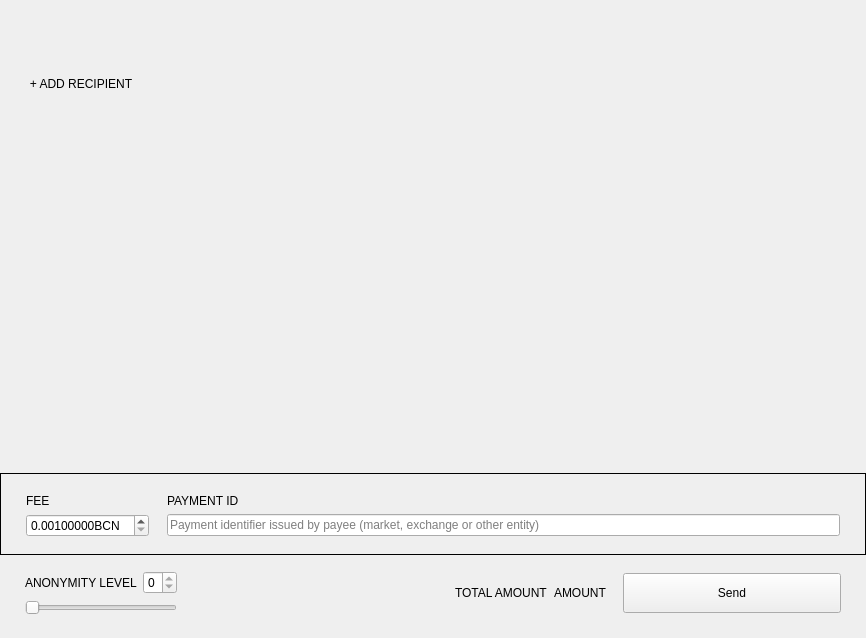
<?xml version="1.0" encoding="UTF-8"?>
<ui version="4.0">
 <class>SendFrame</class>
 <widget class="QFrame" name="SendFrame">
  <property name="geometry">
   <rect>
    <x>0</x>
    <y>0</y>
    <width>866</width>
    <height>638</height>
   </rect>
  </property>
  <property name="windowTitle">
   <string>Frame</string>
  </property>
  <property name="frameShape">
   <enum>QFrame::NoFrame</enum>
  </property>
  <property name="frameShadow">
   <enum>QFrame::Raised</enum>
  </property>
  <layout class="QVBoxLayout" name="verticalLayout">
   <property name="spacing">
    <number>5</number>
   </property>
   <property name="sizeConstraint">
    <enum>QLayout::SetDefaultConstraint</enum>
   </property>
   <property name="leftMargin">
    <number>0</number>
   </property>
   <property name="topMargin">
    <number>0</number>
   </property>
   <property name="rightMargin">
    <number>0</number>
   </property>
   <property name="bottomMargin">
    <number>0</number>
   </property>
   <item>
    <widget class="WalletGui::ResizableScrollArea" name="m_sendScrollarea">
     <property name="enabled">
      <bool>true</bool>
     </property>
     <property name="sizePolicy">
      <sizepolicy hsizetype="MinimumExpanding" vsizetype="Preferred">
       <horstretch>0</horstretch>
       <verstretch>0</verstretch>
      </sizepolicy>
     </property>
     <property name="autoFillBackground">
      <bool>false</bool>
     </property>
     <property name="styleSheet">
      <string notr="true"/>
     </property>
     <property name="frameShape">
      <enum>QFrame::NoFrame</enum>
     </property>
     <property name="sizeAdjustPolicy">
      <enum>QAbstractScrollArea::AdjustToContents</enum>
     </property>
     <property name="widgetResizable">
      <bool>true</bool>
     </property>
     <widget class="QWidget" name="scrollAreaWidgetContents">
      <property name="geometry">
       <rect>
        <x>0</x>
        <y>0</y>
        <width>866</width>
        <height>69</height>
       </rect>
      </property>
      <property name="sizePolicy">
       <sizepolicy hsizetype="Preferred" vsizetype="Preferred">
        <horstretch>0</horstretch>
        <verstretch>0</verstretch>
       </sizepolicy>
      </property>
      <property name="styleSheet">
       <string notr="true"/>
      </property>
      <layout class="QVBoxLayout" name="m_transfersLayout">
       <property name="spacing">
        <number>0</number>
       </property>
       <property name="sizeConstraint">
        <enum>QLayout::SetNoConstraint</enum>
       </property>
       <property name="leftMargin">
        <number>0</number>
       </property>
       <property name="topMargin">
        <number>0</number>
       </property>
       <property name="rightMargin">
        <number>0</number>
       </property>
       <property name="bottomMargin">
        <number>0</number>
       </property>
      </layout>
     </widget>
    </widget>
   </item>
   <item>
    <layout class="QHBoxLayout" name="horizontalLayout_2">
     <property name="spacing">
      <number>0</number>
     </property>
     <item>
      <spacer name="horizontalSpacer_3">
       <property name="orientation">
        <enum>Qt::Horizontal</enum>
       </property>
       <property name="sizeType">
        <enum>QSizePolicy::Fixed</enum>
       </property>
       <property name="sizeHint" stdset="0">
        <size>
         <width>25</width>
         <height>20</height>
        </size>
       </property>
      </spacer>
     </item>
     <item>
      <widget class="WalletGui::WalletNormalLinkLikeButton" name="m_addRecipientButton">
       <property name="cursor">
        <cursorShape>PointingHandCursor</cursorShape>
       </property>
       <property name="focusPolicy">
        <enum>Qt::NoFocus</enum>
       </property>
       <property name="text">
        <string>+ ADD RECIPIENT</string>
       </property>
       <property name="flat">
        <bool>true</bool>
       </property>
      </widget>
     </item>
     <item>
      <spacer name="horizontalSpacer_2">
       <property name="orientation">
        <enum>Qt::Horizontal</enum>
       </property>
       <property name="sizeHint" stdset="0">
        <size>
         <width>478</width>
         <height>17</height>
        </size>
       </property>
      </spacer>
     </item>
    </layout>
   </item>
   <item>
    <spacer name="verticalSpacer_2">
     <property name="orientation">
      <enum>Qt::Vertical</enum>
     </property>
     <property name="sizeType">
      <enum>QSizePolicy::MinimumExpanding</enum>
     </property>
     <property name="sizeHint" stdset="0">
      <size>
       <width>20</width>
       <height>20</height>
      </size>
     </property>
    </spacer>
   </item>
   <item>
    <widget class="QFrame" name="m_sendFeeFrame">
     <property name="frameShape">
      <enum>QFrame::Box</enum>
     </property>
     <property name="frameShadow">
      <enum>QFrame::Plain</enum>
     </property>
     <layout class="QGridLayout" name="gridLayout_2">
      <property name="leftMargin">
       <number>25</number>
      </property>
      <property name="topMargin">
       <number>20</number>
      </property>
      <property name="rightMargin">
       <number>25</number>
      </property>
      <property name="bottomMargin">
       <number>17</number>
      </property>
      <property name="horizontalSpacing">
       <number>18</number>
      </property>
      <item row="0" column="0">
       <widget class="WalletGui::WalletNormalGrayTextLabel" name="label_3">
        <property name="text">
         <string>FEE</string>
        </property>
       </widget>
      </item>
      <item row="0" column="1">
       <widget class="WalletGui::WalletNormalGrayTextLabel" name="m_paymentIdTextLabel">
        <property name="text">
         <string>PAYMENT ID</string>
        </property>
       </widget>
      </item>
      <item row="1" column="0">
       <widget class="QDoubleSpinBox" name="m_feeSpin">
        <property name="buttonSymbols">
         <enum>QAbstractSpinBox::UpDownArrows</enum>
        </property>
        <property name="suffix">
         <string notr="true">BCN</string>
        </property>
        <property name="decimals">
         <number>8</number>
        </property>
        <property name="minimum">
         <double>0.001000000000000</double>
        </property>
        <property name="maximum">
         <double>10.000000000000000</double>
        </property>
        <property name="singleStep">
         <double>0.001000000000000</double>
        </property>
        <property name="value">
         <double>0.001000000000000</double>
        </property>
       </widget>
      </item>
      <item row="1" column="1">
       <widget class="WalletGui::ClearableLineEdit" name="m_paymentIdEdit">
        <property name="styleSheet">
         <string notr="true">[errorState=&quot;true&quot;] {
  border-color: #ef3131;
}</string>
        </property>
        <property name="placeholderText">
         <string>Payment identifier issued by payee (market, exchange or other entity)</string>
        </property>
       </widget>
      </item>
     </layout>
    </widget>
   </item>
   <item>
    <widget class="QFrame" name="m_mixinFrame">
     <property name="frameShape">
      <enum>QFrame::NoFrame</enum>
     </property>
     <property name="frameShadow">
      <enum>QFrame::Raised</enum>
     </property>
     <layout class="QGridLayout" name="gridLayout">
      <property name="leftMargin">
       <number>25</number>
      </property>
      <property name="topMargin">
       <number>11</number>
      </property>
      <property name="rightMargin">
       <number>25</number>
      </property>
      <property name="bottomMargin">
       <number>23</number>
      </property>
      <item row="0" column="2" rowspan="2">
       <widget class="QLabel" name="label">
        <property name="text">
         <string/>
        </property>
       </widget>
      </item>
      <item row="0" column="5" rowspan="2">
       <widget class="WalletGui::WalletExtraNormalBlackTextLabel" name="m_totalAmountLabel">
        <property name="text">
         <string>AMOUNT</string>
        </property>
        <property name="indent">
         <number>0</number>
        </property>
       </widget>
      </item>
      <item row="0" column="1">
       <widget class="QSpinBox" name="m_mixinSpin">
        <property name="maximum">
         <number>0</number>
        </property>
       </widget>
      </item>
      <item row="0" column="3" rowspan="2">
       <spacer name="horizontalSpacer">
        <property name="orientation">
         <enum>Qt::Horizontal</enum>
        </property>
        <property name="sizeType">
         <enum>QSizePolicy::Expanding</enum>
        </property>
        <property name="sizeHint" stdset="0">
         <size>
          <width>298</width>
          <height>20</height>
         </size>
        </property>
       </spacer>
      </item>
      <item row="1" column="0" colspan="2">
       <widget class="QSlider" name="m_mixinSlider">
        <property name="maximumSize">
         <size>
          <width>16777215</width>
          <height>16777215</height>
         </size>
        </property>
        <property name="maximum">
         <number>0</number>
        </property>
        <property name="pageStep">
         <number>0</number>
        </property>
        <property name="value">
         <number>0</number>
        </property>
        <property name="tracking">
         <bool>false</bool>
        </property>
        <property name="orientation">
         <enum>Qt::Horizontal</enum>
        </property>
       </widget>
      </item>
      <item row="0" column="7" rowspan="2">
       <widget class="WalletGui::WalletLargeBlueButton" name="m_sendButton">
        <property name="sizePolicy">
         <sizepolicy hsizetype="Fixed" vsizetype="Fixed">
          <horstretch>0</horstretch>
          <verstretch>0</verstretch>
         </sizepolicy>
        </property>
        <property name="minimumSize">
         <size>
          <width>218</width>
          <height>40</height>
         </size>
        </property>
        <property name="maximumSize">
         <size>
          <width>218</width>
          <height>40</height>
         </size>
        </property>
        <property name="focusPolicy">
         <enum>Qt::NoFocus</enum>
        </property>
        <property name="text">
         <string>Send</string>
        </property>
       </widget>
      </item>
      <item row="0" column="4" rowspan="2">
       <widget class="WalletGui::WalletNormalGrayTextLabel" name="label_2">
        <property name="text">
         <string>TOTAL AMOUNT</string>
        </property>
       </widget>
      </item>
      <item row="0" column="0">
       <widget class="WalletGui::WalletNormalGrayTextLabel" name="m_mixinTextLabel">
        <property name="text">
         <string>ANONYMITY LEVEL</string>
        </property>
       </widget>
      </item>
      <item row="0" column="6" rowspan="2">
       <spacer name="horizontalSpacer_4">
        <property name="orientation">
         <enum>Qt::Horizontal</enum>
        </property>
        <property name="sizeType">
         <enum>QSizePolicy::Fixed</enum>
        </property>
        <property name="sizeHint" stdset="0">
         <size>
          <width>10</width>
          <height>20</height>
         </size>
        </property>
       </spacer>
      </item>
     </layout>
    </widget>
   </item>
  </layout>
 </widget>
 <customwidgets>
  <customwidget>
   <class>WalletGui::WalletNormalGrayTextLabel</class>
   <extends>QLabel</extends>
   <header>Gui/Common/WalletTextLabel.h</header>
  </customwidget>
  <customwidget>
   <class>WalletGui::WalletLargeBlueButton</class>
   <extends>QPushButton</extends>
   <header>Gui/Common/WalletBlueButton.h</header>
  </customwidget>
  <customwidget>
   <class>WalletGui::ClearableLineEdit</class>
   <extends>QLineEdit</extends>
   <header>Gui/Common/ClearableLineEdit.h</header>
  </customwidget>
  <customwidget>
   <class>WalletGui::ResizableScrollArea</class>
   <extends>QScrollArea</extends>
   <header>Gui/Common/ResizableScrollArea.h</header>
   <container>1</container>
  </customwidget>
  <customwidget>
   <class>WalletGui::WalletNormalLinkLikeButton</class>
   <extends>QPushButton</extends>
   <header>Gui/Common/WalletLinkLikeButton.h</header>
  </customwidget>
  <customwidget>
   <class>WalletGui::WalletExtraNormalBlackTextLabel</class>
   <extends>QLabel</extends>
   <header>Gui/Common/WalletTextLabel.h</header>
  </customwidget>
 </customwidgets>
 <tabstops>
  <tabstop>m_paymentIdEdit</tabstop>
  <tabstop>m_mixinSlider</tabstop>
  <tabstop>m_sendScrollarea</tabstop>
 </tabstops>
 <resources/>
 <connections>
  <connection>
   <sender>m_sendButton</sender>
   <signal>clicked()</signal>
   <receiver>SendFrame</receiver>
   <slot>sendClicked()</slot>
   <hints>
    <hint type="sourcelabel">
     <x>53</x>
     <y>561</y>
    </hint>
    <hint type="destinationlabel">
     <x>432</x>
     <y>294</y>
    </hint>
   </hints>
  </connection>
  <connection>
   <sender>m_mixinSlider</sender>
   <signal>valueChanged(int)</signal>
   <receiver>SendFrame</receiver>
   <slot>mixinValueChanged(int)</slot>
   <hints>
    <hint type="sourcelabel">
     <x>221</x>
     <y>520</y>
    </hint>
    <hint type="destinationlabel">
     <x>432</x>
     <y>294</y>
    </hint>
   </hints>
  </connection>
  <connection>
   <sender>m_addRecipientButton</sender>
   <signal>clicked()</signal>
   <receiver>SendFrame</receiver>
   <slot>addRecipientClicked()</slot>
   <hints>
    <hint type="sourcelabel">
     <x>78</x>
     <y>414</y>
    </hint>
    <hint type="destinationlabel">
     <x>432</x>
     <y>294</y>
    </hint>
   </hints>
  </connection>
  <connection>
   <sender>m_paymentIdEdit</sender>
   <signal>textChanged(QString)</signal>
   <receiver>SendFrame</receiver>
   <slot>validatePaymentId(QString)</slot>
   <hints>
    <hint type="sourcelabel">
     <x>538</x>
     <y>521</y>
    </hint>
    <hint type="destinationlabel">
     <x>432</x>
     <y>318</y>
    </hint>
   </hints>
  </connection>
  <connection>
   <sender>m_mixinSpin</sender>
   <signal>valueChanged(int)</signal>
   <receiver>SendFrame</receiver>
   <slot>mixinValueChanged(int)</slot>
   <hints>
    <hint type="sourcelabel">
     <x>201</x>
     <y>575</y>
    </hint>
    <hint type="destinationlabel">
     <x>432</x>
     <y>318</y>
    </hint>
   </hints>
  </connection>
 </connections>
 <slots>
  <slot>sendClicked()</slot>
  <slot>clearAllClicked()</slot>
  <slot>addRecipientClicked()</slot>
  <slot>mixinValueChanged(int)</slot>
  <slot>validatePaymentId(QString)</slot>
 </slots>
</ui>
